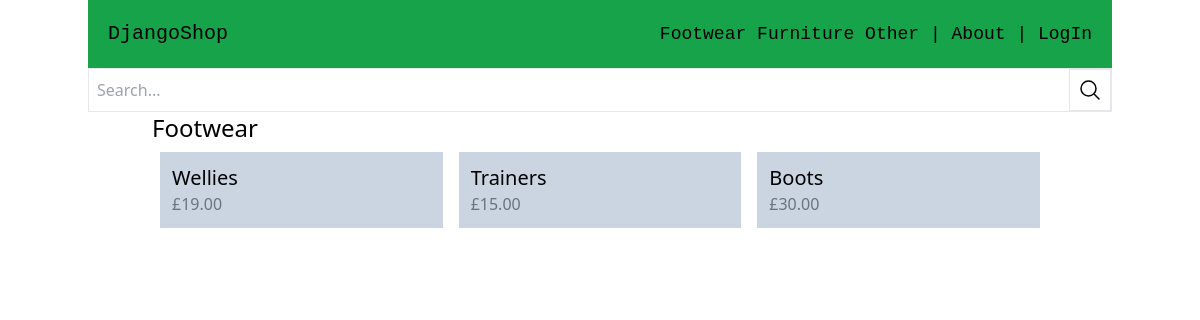
Screenshot of /footwear/ with the database file from the repository.
### products/models.py (models this page shows, shortened)
class Category(models.Model):
      title = models.CharField(max_length=100)
      slug = models.SlugField(max_length=50)
      class Meta:
            verbose_name_plural= "Categories"
            ordering = ["title"]

class Item(models.Model):
    DRAFT = 'draft'
    WAITING_APPROVAL = 'waitingapproval'
    ACTIVE = 'active'
    DELETED = 'deleted'
    STATUS_CHOICES = (
          (DRAFT, 'Draft'),
          (WAITING_APPROVAL, 'Waiting Approval'),
          (ACTIVE, 'Active'),
          (DELETED, 'Deleted')
    )
    user = models.ForeignKey(User, related_name='items', on_delete=models.CASCADE)
    category = models.ForeignKey(Category, related_name='items', on_delete=models.CASCADE, default=1)
    title = models.CharField(max_length=100)
    slug = models.SlugField(max_length=100)
    description = models.TextField(blank=True)
    image = models.ImageField(upload_to='uploads/item_images/', blank=True, null=True)
    price= models.DecimalField(decimal_places=2, max_digits=10)
    created_at = models.DateTimeField(auto_now_add=True)
    status= models.CharField(max_length=50, choices=STATUS_CHOICES, default=ACTIVE)
    class Meta:
          ordering = ('-created_at',)

### products/views.py (the view)
# urls.py: path('<slug:slug>/', views.category_detail, name='category_detail'),
def category_detail(request, slug):
    category = get_object_or_404(Category, slug=slug)
    items = category.items.filter(status=Item.ACTIVE)
    return render(request, 'products/category_detail.html', {
        'category': category,
        'items': items
    })

### products/context_processors.py (called while the page is built)
def cart(request):
    return {'cart': Cart(request)}

### products/templatetags/menu.py (called while the page is built)
@register.inclusion_tag("core/menu.html")
def menu():
    categories = Category.objects.all()
    return { 'categories': categories }

### products/templates/products/category_detail.html (shortened to what this page needs)
{% extends 'core/base.html' %}
{% block content %}
    <h1 class="text-2xl">{{ category.title }}</h1>
    <div class="flex flex-wrap">
        {% for item in items %}
            <div class="p-2 w-1/3">
                <a href="{% url 'item_detail' item.category.slug item.slug %}">
                <div class="p-3 bg-slate-300">
                        <h2 class="text-xl">{{ item.title }}</h2>
                        <h3 class="text-base text-gray-500">£{{ item.price }}</h3>
                    </div>
                </a>
            </div>
            {% endfor %}
    </div>
{% endblock %}

### core/templates/core/menu.html
{% for category in categories %}
<a href="{% url 'category_detail' category.slug %}">{{category.title}}</a>
{% endfor %}
|
<a href="{% url 'about' %}">About</a>

### rows the page displays
Category: title "Footwear"
Category: title "Furniture"
Category: title "Other"
Item: title "Wellies", price "19.00"
Item: title "Trainers", price "15.00"
Item: title "Boots", price "30.00"
